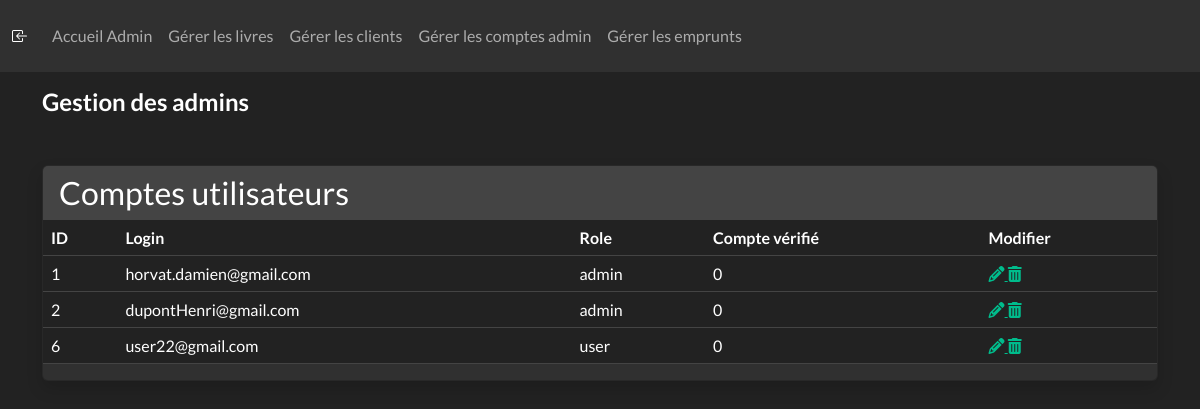
The page /ADMIN/admin_users.php (signed in) on the database its author committed.
### tables this page shows
CREATE TABLE `users` (
  `id` int(10) UNSIGNED NOT NULL,
  `login` varchar(50) NOT NULL,
  `mdp` varchar(150) NOT NULL,
  `roles` varchar(15) NOT NULL,
  `isVerified` tinyint(1) DEFAULT NULL,
  `token_reset` varchar(255) DEFAULT NULL
);

### ADMIN/admin_users.php (the view, shortened to what this page needs)
<?php
require_once './COMPONENTS/navbar_admin.php';
?>
<!DOCTYPE html>
<html lang="fr">
<head>
    <?php require '../COMPONENTS/links.php'; ?>
</head>
<body>
<div class="container mt-7">
        <h2 class="mb-5 mt-3">Gestion des admins</h2>
        <div class="row">
            <div class="col">
                <div class="card shadow">
                    <div class="card-header border-0">
                        <h3 class="mb-0">Comptes utilisateurs</h3>
                    </div>
                    <div class="table-responsive">
                    <?php
                    require '../CRUD/config.php';
                        $sql = "SELECT * FROM users";
                        if($result = mysqli_query($conn, $sql)){
                            if(mysqli_num_rows($result)>0){
                                echo '<table class="table align-items-center table-flush">';
                                    echo '<thead class="thead-light">';
                                        echo '<tr>';
                                            echo '<th scope="col">ID</th>';
                                            echo '<th scope="col">Login</th>';
                                            echo '<th scope="col">Role</th>';
                                            echo '<th scope="col">Compte vérifié</th>';
                                            echo '<th scope="col">Modifier</th>';
                                        echo '</tr>';
                                    echo '</thead>';
                                    echo '<tbody>';
                                    while ($row = mysqli_fetch_array($result)){
                                        echo '<tr>';
                                            echo '<td scope="row">'. $row['id'] . '</td>';
                                            echo '<td scope="row">'. $row['login'] . '</td>';
                                            echo '<td scope="row">'. $row['roles'] . '</td>';
                                            echo '<td scope="row">'. $row['isVerified'] . '</td>';
                                            echo '<td scope="row">';
                                                echo '<a href="./update_user.php?id='.$row['id'].'" class="mr-3" title="update" data-toggle="tooltip"><span class="fas fa-pencil-alt"></span> </a>';
                                                echo '<a href="./delete_user.php?id='.$row['id'].'" class="mr-3" title="delete" data-toggle="tooltip"><span class="fas fa-trash-alt"></span> </a>';
                                            echo '</td>';
                                        echo '</tr>';
                                    }
                                    echo '</tbody>';
                                echo '</table>';
                            } else {
                                echo '<div class="alert alert-danger"><em>Aucun utilisateur enregistré.</em></div>';
                            }
                        } else {
                            echo '<div class="alert alert-danger"><em>La connexion à la base de données à échouée. Veuillez vérifier que vous êtes bien connecté.</em></div>';
                        }
                    ?>
                </div>
</body>
</html>

### CSS/customtt.css (style rules this page uses)
h2 { font-size: 24px; font-weight: bold; }

### rows shown on the page
users: id "1", login "horvat.damien@gmail.com", roles "admin", isVerified "0"
users: id "2", login "dupontHenri@gmail.com", roles "admin", isVerified "0"
users: id "6", login "user22@gmail.com", roles "user", isVerified "0"
